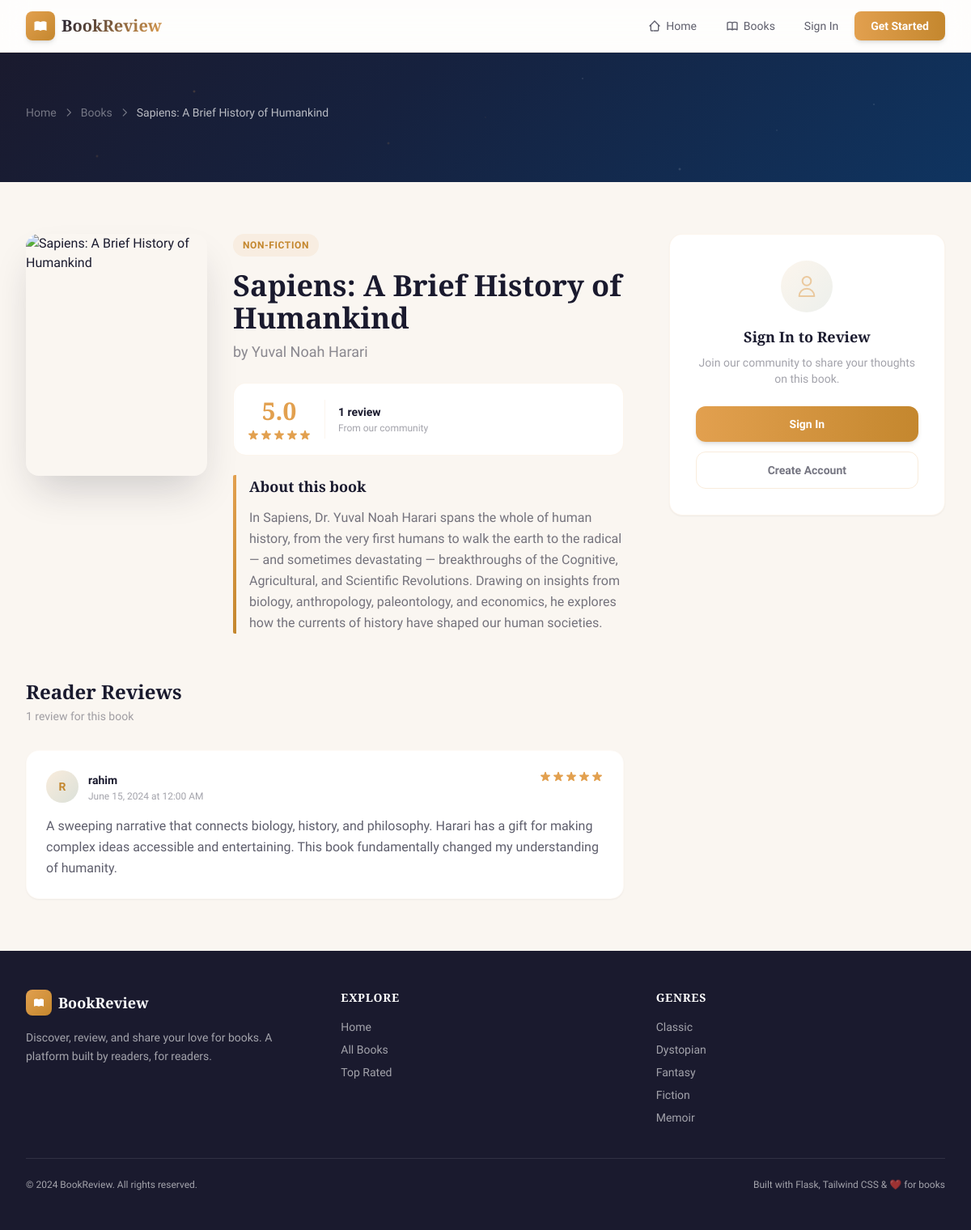
/book/5, run on the app's committed database.
### models.py (models this page shows, shortened)
class Book(db.Model):
    __tablename__ = 'book'
    id = db.Column(db.Integer, primary_key=True)
    title = db.Column(db.String(200), nullable=False)
    author = db.Column(db.String(150), nullable=False)
    genre = db.Column(db.String(100), nullable=False)
    description = db.Column(db.Text, nullable=False)
    cover_image = db.Column(db.String(300), default='')
    reviews = db.relationship('Review', backref='book', lazy=True)
    def average_rating(self):
        if not self.reviews:
            return 0.0
        return round(sum(r.rating for r in self.reviews) / len(self.reviews), 1)

class Review(db.Model):
    __tablename__ = 'review'
    id = db.Column(db.Integer, primary_key=True)
    rating = db.Column(db.Integer, nullable=False)
    review_text = db.Column(db.Text, nullable=False)
    created_at = db.Column(db.DateTime, default=datetime.utcnow)
    user_id = db.Column(db.Integer, db.ForeignKey('user.id'), nullable=False)
    book_id = db.Column(db.Integer, db.ForeignKey('book.id'), nullable=False)

class User(UserMixin, db.Model):
    __tablename__ = 'user'
    id = db.Column(db.Integer, primary_key=True)
    username = db.Column(db.String(80), unique=True, nullable=False)
    email = db.Column(db.String(120), unique=True, nullable=False)
    password = db.Column(db.String(200), nullable=False)
    joined_date = db.Column(db.DateTime, default=datetime.utcnow)
    reviews = db.relationship('Review', backref='user', lazy=True)

### app.py (the view, shortened to what this page needs)
@app.route('/book/<int:book_id>', methods=['GET', 'POST'])
def book_detail(book_id):
    book = Book.query.get_or_404(book_id)
    form = ReviewForm()
    reviews = Review.query.filter_by(book_id=book.id).order_by(Review.created_at.desc()).all()
    return render_template('book_detail.html', book=book, reviews=reviews, form=form)

### app.py (called while the page is built)
@app.context_processor
def inject_globals():
    return {
        'genres': [g[0] for g in db.session.query(Book.genre).distinct().order_by(Book.genre).all()]
    }

### templates/book_detail.html (shortened to what this page needs)
{% extends "base.html" %}
{% block content %}
<section class="hero-bg text-white py-12 lg:py-16">
    <div class="max-w-7xl mx-auto px-4 sm:px-6 lg:px-8 relative z-10">
        <div class="flex items-center gap-2 text-white/40 text-sm mb-3">
            <a href="{{ url_for('home') }}" class="hover:text-amber transition-colors">Home</a>
            <svg class="w-3.5 h-3.5" fill="none" stroke="currentColor" stroke-width="2" viewBox="0 0 24 24"><path stroke-linecap="round" stroke-linejoin="round" d="M9 5l7 7-7 7"/></svg>
            <a href="{{ url_for('books') }}" class="hover:text-amber transition-colors">Books</a>
            <svg class="w-3.5 h-3.5" fill="none" stroke="currentColor" stroke-width="2" viewBox="0 0 24 24"><path stroke-linecap="round" stroke-linejoin="round" d="M9 5l7 7-7 7"/></svg>
            <span class="text-white/70">{{ book.title }}</span>
        </div>
    </div>
</section>
<section class="py-10 lg:py-16">
    <div class="max-w-7xl mx-auto px-4 sm:px-6 lg:px-8">
        <div class="grid grid-cols-1 lg:grid-cols-3 gap-10 lg:gap-14">
            <div class="lg:col-span-2">
                <div class="flex flex-col sm:flex-row gap-8">
                    <div class="flex-shrink-0">
                        <div class="w-48 sm:w-56 mx-auto sm:mx-0">
                            <div class="aspect-[3/4] rounded-2xl overflow-hidden shadow-2xl shadow-ink/20 cover-shimmer">
                                <img src="{{ book.cover_image }}" alt="{{ book.title }}" class="w-full h-full object-cover"
                                     onerror="this.src='https://images.unsplash.com/photo-1512820790803-83ca734da794?w=400&h=600&fit=crop'">
                            </div>
                        </div>
                    </div>
                    <div class="flex-1">
                        <span class="inline-block text-xs font-bold text-amber-dark bg-amber/10 px-3 py-1.5 rounded-full uppercase tracking-wider mb-4">{{ book.genre }}</span>
                        <h1 class="font-display text-3xl sm:text-4xl font-bold text-ink leading-tight mb-2">{{ book.title }}</h1>
                        <p class="text-lg text-ink/50 font-medium mb-6">by {{ book.author }}</p>
                        <div class="flex items-center gap-4 mb-6 p-4 bg-white rounded-2xl border border-amber/10">
                            <div class="text-center">
                                <p class="font-display text-3xl font-bold text-amber">{{ book.average_rating() }}</p>
                                <div class="flex mt-1">
                                    {% for i in range(1, 6) %}
                                    <svg class="w-4 h-4 {% if i <= book.average_rating()|int %}star-active{% else %}text-ink/15{% endif %}" fill="currentColor" viewBox="0 0 20 20">
                                        <path d="M9.049 2.927c.3-.921 1.603-.921 1.902 0l1.07 3.292a1 1 0 00.95.69h3.462c.969 0 1.371 1.24.588 1.81l-2.8 2.034a1 1 0 00-.364 1.118l1.07 3.292c.3.921-.755 1.688-1.54 1.118l-2.8-2.034a1 1 0 00-1.175 0l-2.8 2.034c-.784.57-1.838-.197-1.539-1.118l1.07-3.292a1 1 0 00-.364-1.118L2.98 8.72c-.783-.57-.38-1.81.588-1.81h3.461a1 1 0 00.951-.69l1.07-3.292z"/>
                                    </svg>
                                    {% endfor %}
                                </div>
                            </div>
                            <div>
                                <p class="text-sm font-semibold text-ink">{{ reviews|length }} {{ 'review' if reviews|length == 1 else 'reviews' }}</p>
                                <p class="text-xs text-ink/40 mt-0.5">From our community</p>
                            </div>
                        </div>
                        <div class="book-spine pl-5">
                            <h3 class="font-display text-lg font-bold text-ink mb-3">About this book</h3>
                            <p class="text-ink/60 leading-relaxed">{{ book.description }}</p>
                        </div>
                    </div>
                </div>
                <div class="mt-14">
                    <div class="flex items-center justify-between mb-8">
                        <div>
                            <h2 class="font-display text-2xl font-bold text-ink">Reader Reviews</h2>
                            <p class="text-sm text-ink/40 mt-1">{{ reviews|length }} {{ 'review' if reviews|length == 1 else 'reviews' }} for this book</p>
                        </div>
                    </div>
                    {% if reviews %}
                    <div class="space-y-4">
                        {% for review in reviews %}
                        <div class="bg-white rounded-2xl p-6 shadow-sm border border-amber/5 review-card">
                            <div class="flex items-start justify-between mb-4">
                                <div class="flex items-center gap-3">
                                    <div class="w-10 h-10 rounded-full bg-gradient-to-br from-amber/20 to-sage/20 flex items-center justify-center">
                                        <span class="text-sm font-bold text-amber-dark">{{ review.user.username[0]|upper }}</span>
                                    </div>
                                    <div>
                                        <a href="{{ url_for('profile', username=review.user.username) }}" class="text-sm font-semibold text-ink hover:text-amber-dark transition-colors">{{ review.user.username }}</a>
                                        <p class="text-xs text-ink/40">{{ review.created_at.strftime('%B %d, %Y at %I:%M %p') }}</p>
                                    </div>
                                </div>
                                <div class="flex items-center gap-3">
                                    <div class="flex">
                                        {% for i in range(1, 6) %}
                                        <svg class="w-4 h-4 {% if i <= review.rating %}star-active{% else %}text-ink/10{% endif %}" fill="currentColor" viewBox="0 0 20 20">
                                            <path d="M9.049 2.927c.3-.921 1.603-.921 1.902 0l1.07 3.292a1 1 0 00.95.69h3.462c.969 0 1.371 1.24.588 1.81l-2.8 2.034a1 1 0 00-.364 1.118l1.07 3.292c.3.921-.755 1.688-1.54 1.118l-2.8-2.034a1 1 0 00-1.175 0l-2.8 2.034c-.784.57-1.838-.197-1.539-1.118l1.07-3.292a1 1 0 00-.364-1.118L2.98 8.72c-.783-.57-.38-1.81.588-1.81h3.461a1 1 0 00.951-.69l1.07-3.292z"/>
                                        </svg>
                                        {% endfor %}
                                    </div>
                                </div>
                            </div>
                            <p class="text-ink/70 leading-relaxed">{{ review.review_text }}</p>
                        </div>
                        {% endfor %}
                    </div>
                    {% endif %}
                </div>
            </div>
            <div class="lg:col-span-1">
                <div class="sticky top-24">
                    {% if current_user.is_authenticated %}
                    <div class="bg-white rounded-2xl p-6 shadow-sm border border-amber/10">
                        <h3 class="font-display text-xl font-bold text-ink mb-1">Write a Review</h3>
                        <p class="text-xs text-ink/40 mb-6">Share your thoughts about this book</p>
                        <form method="POST" action="{{ url_for('book_detail', book_id=book.id) }}">
                            <input type="hidden" name="csrf_token" value="{{ csrf_token() }}">
                            <div class="mb-5">
                                <label class="block text-sm font-semibold text-ink mb-3">Your Rating</label>
                                <div class="flex gap-1" id="star-rating">
                                    {% for i in range(1, 6) %}
                                    <button type="button" onclick="setRating({{ i }})" class="star-btn p-1 transition-transform hover:scale-125" data-value="{{ i }}">
                                        <svg class="w-8 h-8 text-ink/15 star-icon transition-colors" fill="currentColor" viewBox="0 0 20 20">
                                            <path d="M9.049 2.927c.3-.921 1.603-.921 1.902 0l1.07 3.292a1 1 0 00.95.69h3.462c.969 0 1.371 1.24.588 1.81l-2.8 2.034a1 1 0 00-.364 1.118l1.07 3.292c.3.921-.755 1.688-1.54 1.118l-2.8-2.034a1 1 0 00-1.175 0l-2.8 2.034c-.784.57-1.838-.197-1.539-1.118l1.07-3.292a1 1 0 00-.364-1.118L2.98 8.72c-.783-.57-.38-1.81.588-1.81h3.461a1 1 0 00.951-.69l1.07-3.292z"/>
                                        </svg>
                                    </button>
                                    {% endfor %}
                                </div>
                                <input type="hidden" name="rating" id="rating-input" value="">
                                {% if form.rating.errors %}
                                <p class="text-xs text-wine mt-2">{{ form.rating.errors[0] }}</p>
                                {% endif %}
                            </div>
                            <div class="mb-5">
                                <label class="block text-sm font-semibold text-ink mb-2">Your Review</label>
                                <textarea name="review_text" rows="5" placeholder="What did you think of this book?"
                                          class="w-full px-4 py-3 rounded-xl bg-parchment border border-amber/10 text-sm focus:outline-none input-glow resize-none placeholder:text-ink/25">{{ form.review_text.data or '' }}</textarea>
                                {% if form.review_text.errors %}
                                <p class="text-xs text-wine mt-1">{{ form.review_text.errors[0] }}</p>
                                {% endif %}
                            </div>
                            <button type="submit" class="w-full py-3 bg-gradient-to-r from-amber to-amber-dark text-white font-semibold rounded-xl shadow-md hover:shadow-lg hover:from-amber-dark hover:to-amber transition-all text-sm">
                                Submit Review
                            </button>
                        </form>
                    </div>
                    {% else %}
                    <div class="bg-white rounded-2xl p-8 shadow-sm border border-amber/10 text-center">
                        <div class="w-16 h-16 bg-gradient-to-br from-amber/10 to-sage/10 rounded-full flex items-center justify-center mx-auto mb-4">
                            <svg class="w-8 h-8 text-amber/50" fill="none" stroke="currentColor" stroke-width="1.5" viewBox="0 0 24 24"><path stroke-linecap="round" stroke-linejoin="round" d="M16 7a4 4 0 11-8 0 4 4 0 018 0zM12 14a7 7 0 00-7 7h14a7 7 0 00-7-7z"/></svg>
                        </div>
                        <h3 class="font-display text-lg font-bold text-ink mb-2">Sign In to Review</h3>
                        <p class="text-sm text-ink/40 mb-6">Join our community to share your thoughts on this book.</p>
                        <div class="space-y-3">
                            <a href="{{ url_for('login') }}" class="block w-full py-3 bg-gradient-to-r from-amber to-amber-dark text-white font-semibold rounded-xl shadow-md hover:shadow-lg transition-all text-sm">
                                Sign In
                            </a>
                            <a href="{{ url_for('register') }}" class="block w-full py-3 border border-amber/20 text-ink/60 font-semibold rounded-xl hover:bg-amber/5 transition-all text-sm">
                                Create Account
                            </a>
                        </div>
                    </div>
                    {% endif %}
                </div>
            </div>
        </div>
    </div>
</section>
{% endblock %}

### templates/base.html (style rules this page uses)
body { font-family: 'Source Sans 3', system-ui, sans-serif; }
h1, h2, h3, h4, h5, h6, .font-display { font-family: 'Playfair Display', Georgia, serif; }
.star-active { color: #e2a04f; text-shadow: 0 0 8px rgba(226, 160, 79, 0.4); }
.hero-bg { background: linear-gradient(135deg, #1a1a2e 0%, #16213e 40%, #0f3460 100%); position: relative; overflow: hidden; }
.hero-bg::before { content: ''; position: absolute; top: 0; left: 0; right: 0; bottom: 0; background: radial-gradient(2px 2px at 20% 30%, rgba(226,160,79,0.3), transparent), radial-gradient(2px 2px at 40% 70%, rgba(226,160,79,0.2), transparent), radial-gradient(1px 1px at 60% 20%, rgba(255,255,255,0.3), transparent), radial-gradient(1px 1px at 80% 60%, rgba(255,255,255,0.2), transparent), radial-gradient(2px 2px at 10% 80%, rgba(226,160,79,0.2), transparent), radial-gradient(1px 1px at 90% 40%, rgba(255,255,255,0.3), transparent), radial-gradient(1px 1px at 50% 50%, rgba(226,160,79,0.15), transparent), radial-gradient(2px 2px at 70% 90%, rgba(255,255,255,0.2), transparent); animation: twinkle 4s ease-in-out infinite alternate; }
.book-spine { position: relative; }
.book-spine::before { content: ''; position: absolute; left: 0; top: 0; bottom: 0; width: 4px; background: linear-gradient(to bottom, #e2a04f, #c4872e); border-radius: 2px 0 0 2px; }
.cover-shimmer { position: relative; overflow: hidden; }
.cover-shimmer::after { content: ''; position: absolute; top: 0; left: -100%; width: 50%; height: 100%; background: linear-gradient(90deg, transparent, rgba(255,255,255,0.1), transparent); transition: left 0.6s ease; }
.review-card { border-left: 3px solid transparent; transition: border-color 0.3s ease; }

### data on the page
Book: title "Sapiens: A Brief History of Humankind", genre "NON-FICTION", author "Yuval Noah Harari", description "In Sapiens, Dr. Yuval Noah Harari spans the whole of human history, from the very first humans to walk the earth to the radical — and sometimes devastating — breakthroughs of the Cognitive, Agricultural, and Scientific Revolutions. Drawing on insights from biology, anthropology, paleontology, and economics, he explores how the currents of history have shaped our human societies."
Review: average_rating "5.0", user "R", user.username "rahim", created_at "June 15, 2024 at 12:00 AM", review_text "A sweeping narrative that connects biology, history, and philosophy. Harari has a gift for making complex ideas accessible and entertaining. This book fundamentally changed my understanding of humanity."

### other printed values
{{ reviews|length }} "1"
{{ 'review' if reviews|length == 1 else 'reviews' }} "review"
{{ genre }} "Classic" "Dystopian" "Fantasy" "Fiction" "Memoir"
